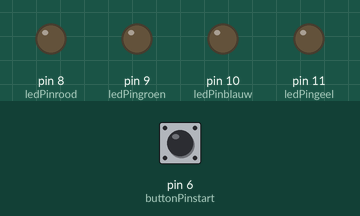
The sketch below on a simulated Arduino Uno, built with avr-gcc and run on an emulated ATmega328P. Shown: output pins drawn as LEDs (lit = HIGH). The inputs (shaded band) are chosen by the test bench; at power-on: pin 6 (buttonPinstart) HIGH. Random numbers use the default seed unless the sketch sets one.

Above: at 1.2 s.
1.3 s: pin 6 (buttonPinstart) pulled LOW for 0.15 s
At 1.7 s:
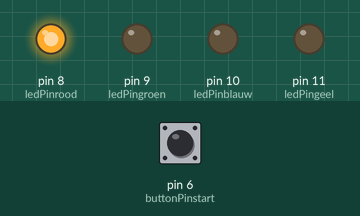
3.3 s: pin 6 (buttonPinstart) pulled LOW for 1 s
At 3.6 s:
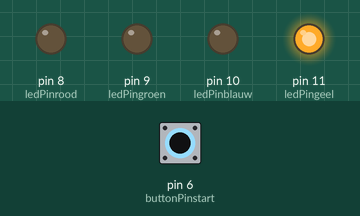
5.8 s: pin 6 (buttonPinstart) pulled LOW for 0.15 s
At 6.2 s:
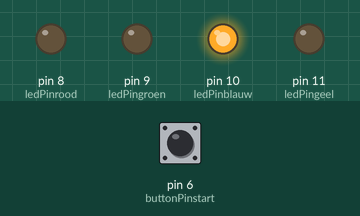
Timing chart, 0 to 8.8 s (numbered marks = the images above; inputs shaded):
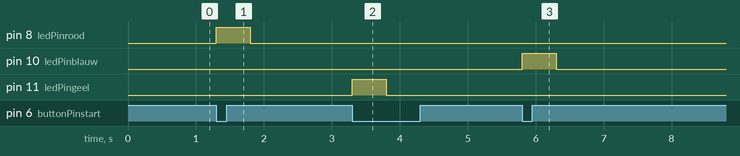

Measured:
- after the input at 1.3 s, pin 8 (ledPinrood): LOW → HIGH at once, → LOW 0.50 s later
- after the input at 3.3 s, pin 11 (ledPingeel): LOW → HIGH at once, → LOW 0.50 s later
- after the input at 5.8 s, pin 10 (ledPinblauw): LOW → HIGH at once, → LOW 0.50 s later

The sketch:

06.startknop_debounced.ino
```cpp
// Zorgen dat als de knop lang wordt ingedrukt, dat er dan ook maar 1 LED aan gaat. En niet dat terwijl de knop ingedrukt wordt de LEDs random knipperen.
// Ook de knop gedebounced

int ledPinrood = 8;
int ledPingroen = 9;
int ledPinblauw = 10;
int ledPingeel = 11;

int buttonPinblauw = 2;
int buttonPingeel = 3;
int buttonPinrood = 4;
int buttonPingroen = 5;

int buttonPinstart = 6;


void setup() {
  // put your setup code here, to run once:
  pinMode(ledPinrood, OUTPUT);
  pinMode(ledPingroen, OUTPUT);
  pinMode(ledPinblauw, OUTPUT);
  pinMode(ledPingeel, OUTPUT);

  pinMode(buttonPinblauw, INPUT_PULLUP);
  pinMode(buttonPingeel, INPUT_PULLUP);
  pinMode(buttonPinrood, INPUT_PULLUP);
  pinMode(buttonPingroen, INPUT_PULLUP);

  pinMode(buttonPinstart, INPUT_PULLUP);

  randomSeed(analogRead(A0));
}

bool vorigeKnopStatus = HIGH;

void loop() {
  bool huidigeKnopStatus = digitalRead(buttonPinstart);

  if (vorigeKnopStatus == HIGH && huidigeKnopStatus == LOW) {
    willekeurigeLED();
    while (digitalRead(buttonPinstart) == LOW) {
      delay(10);
  }
  }
  vorigeKnopStatus = huidigeKnopStatus;
}


// functies

void willekeurigeLED() {
  int willekeurigGetal = random(0, 4);
    switch(willekeurigGetal) {
      case 0:
        digitalWrite(ledPinrood, HIGH);
        digitalWrite(ledPingroen, LOW);
        digitalWrite(ledPinblauw, LOW);
        digitalWrite(ledPingeel, LOW);
        break;
      case 1:
        digitalWrite(ledPinrood, LOW);
        digitalWrite(ledPingroen, HIGH);
        digitalWrite(ledPinblauw, LOW);
        digitalWrite(ledPingeel, LOW);
        break;
      case 2:
        digitalWrite(ledPinrood, LOW);
        digitalWrite(ledPingroen, LOW);
        digitalWrite(ledPinblauw, HIGH);
        digitalWrite(ledPingeel, LOW);
        break;
      case 3:
        digitalWrite(ledPinrood, LOW);
        digitalWrite(ledPingroen, LOW);
        digitalWrite(ledPinblauw, LOW);
        digitalWrite(ledPingeel, HIGH);
        break;
    }
  delay(500);
  digitalWrite(ledPinrood, LOW);
  digitalWrite(ledPingroen, LOW);
  digitalWrite(ledPinblauw, LOW);
  digitalWrite(ledPingeel, LOW);
}
```
